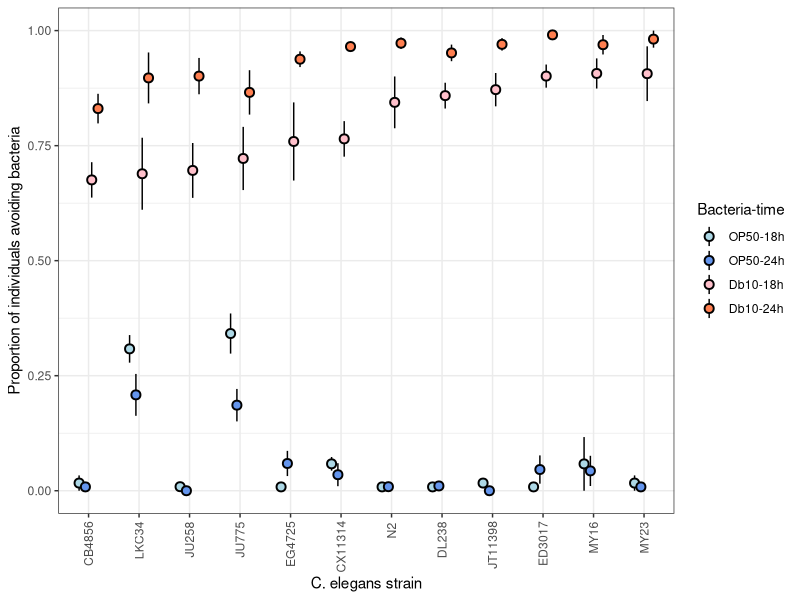
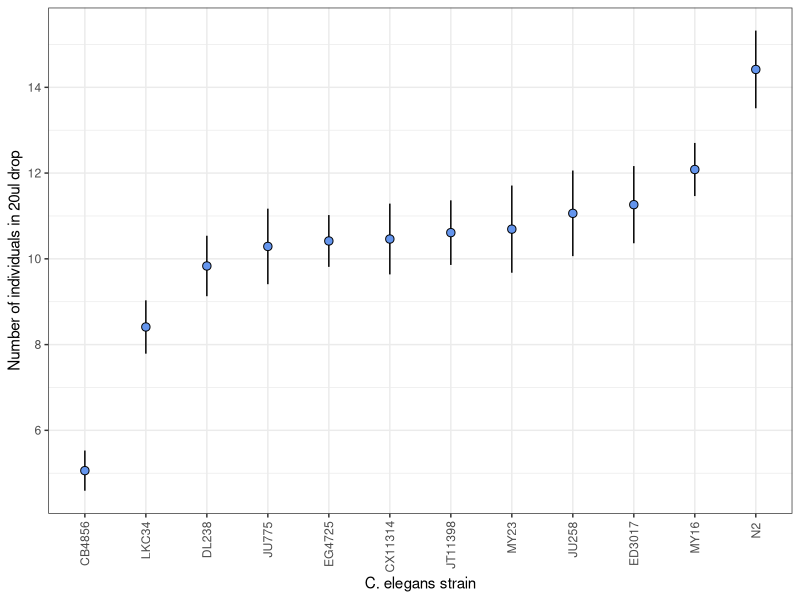
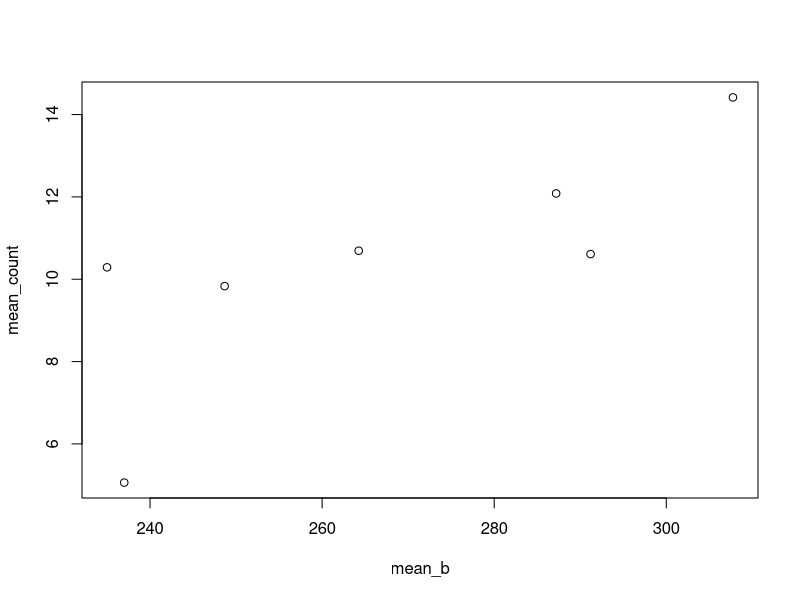
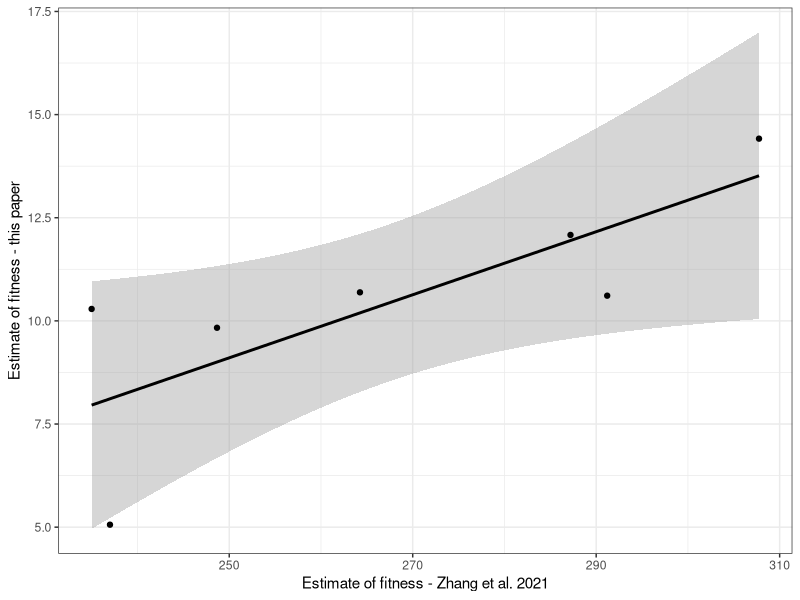
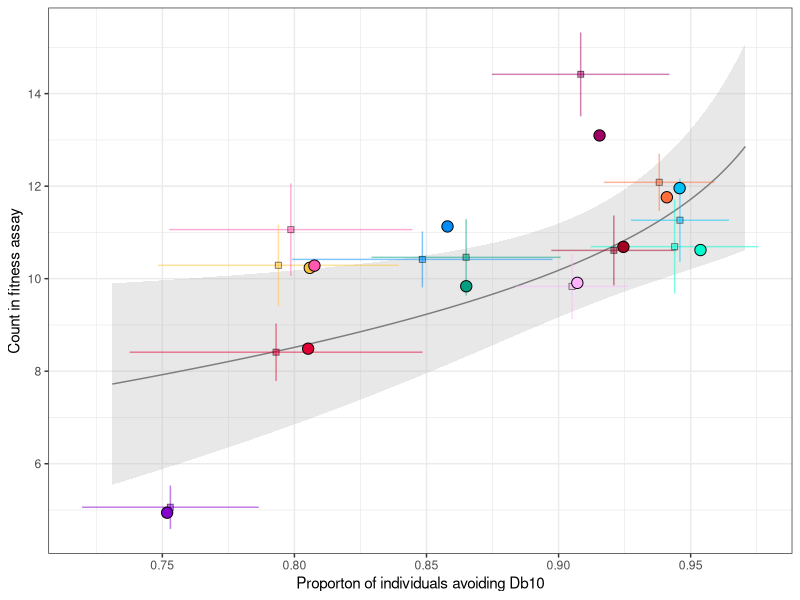
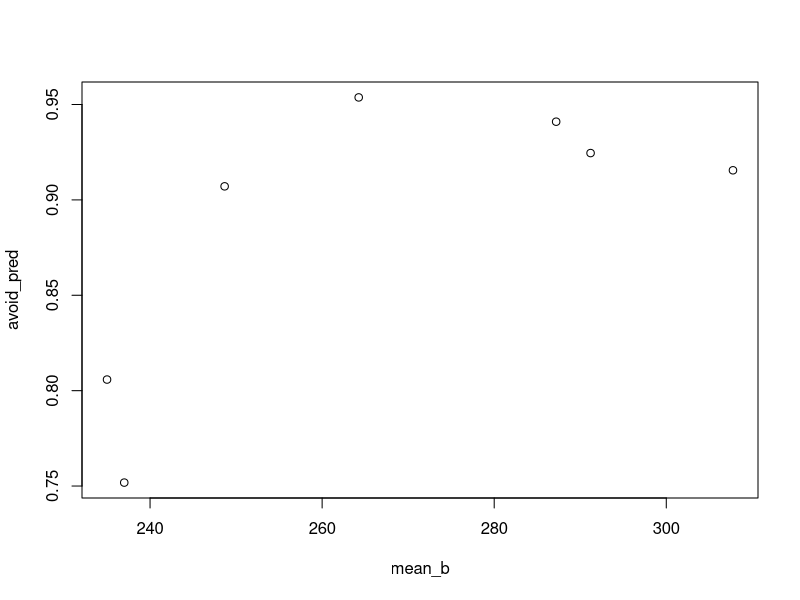

These figures' R source, in order: (Note: this script raises an error after producing the figures.)
#Analysis that accompanies manuscript
#Title: Genetic variation in parasite avoidance, yet no evidence for constitutive fitness costs
#Authors: Caroline R. Amoroso, Leila L. Shepard, & Amanda K. Gibson

#Last updated: 6 September 2023

#relies upon the following data files in the folder "Data"
#"Lawn-leaving assay.csv"
#"Population growth assay.csv"
#"Zhang et al 2021 fecundity data.csv"

#load packages
library(tidyverse)
library(emmeans)
library(lme4)
library(car)
library(lmtest)
library(lmerTest)
library(pbkrtest)

#Read in lawn-leaving data
avoid.dat = read.csv("./Data/Lawn-leaving assay.csv", header=T)

#convert to date / time
avoid.dat$Date_time_picked = lubridate::as_datetime(avoid.dat$Date_time_picked, format="%m/%d/%y %H:%M",tz="EST") #
avoid.dat$Date_time_counted = lubridate::as_datetime(avoid.dat$Date_time_counted, format="%m/%d/%y %H:%M",tz="EST") #format="%m/%d/%y %H:%M",
avoid.dat$Time_interval = difftime(avoid.dat$Date_time_counted, avoid.dat$Date_time_picked, units="hours")

#create categorical variable of early (18h)/late (24h) count
avoid.dat$Count_time = NA
avoid.dat$Count_time[avoid.dat$Time_interval<22]="early"
avoid.dat$Count_time[avoid.dat$Time_interval>=22]="late"
avoid.dat$Count_time = factor(avoid.dat$Count_time)

#Summary stats on the amount of time between picking and counting
mean(avoid.dat$Time_interval[avoid.dat$Count_time=="early"])
sd(avoid.dat$Time_interval[avoid.dat$Count_time=="early"])

mean(avoid.dat$Time_interval[avoid.dat$Count_time=="late"])
sd(avoid.dat$Time_interval[avoid.dat$Count_time=="late"])

#set baseline factor for Ce strain (N2), bacterial strain (OP50)
avoid.dat$C.elegans_strain = factor(avoid.dat$C.elegans_strain, levels=c("N2", "CX11314", "JU258", "MY23", "CB4856",
                                                                         "EG4725", "ED3017", "DL238", "JT11398", 
                                                                         "LKC34", "MY16", "JU775"))
avoid.dat$Bacterial_strain = factor(avoid.dat$Bacterial_strain, levels=c("OP50","Db10"))

#how many counts did we not account for all 20 worms?
length(which(avoid.dat$Worms_ON+avoid.dat$Worms_OFF+avoid.dat$Excl_from_sub20 <20)) / length(avoid.dat$Worms_ON)
length(which(avoid.dat$Worms_ON+avoid.dat$Worms_OFF+avoid.dat$Excl_from_sub20 <20 & avoid.dat$Bacterial_strain=="Db10")) / length(avoid.dat$Worms_ON[which(avoid.dat$Bacterial_strain=="Db10")])
length(which(avoid.dat$Worms_ON+avoid.dat$Worms_OFF+avoid.dat$Excl_from_sub20 <20 & avoid.dat$Bacterial_strain=="OP50")) / length(avoid.dat$Worms_ON[which(avoid.dat$Bacterial_strain=="OP50")])

#create another dataset that only includes N2 when it was the "focal" strain in Block1 (used for predictions)
avoid_onesetN2 = avoid.dat %>% 
  filter(case_when(C.elegans_strain=="N2" ~ as.numeric(Block)<2,
                   TRUE ~ as.numeric(Block)<7))


#### FIGURE 2: C. elegans strains vary in their level of avoidance of the 
#parasite Serratia marcescens (strain Db10). ####
ggplot(data=avoid_onesetN2, 
       aes(x=C.elegans_strain,
           y=Worms_OFF/(Worms_OFF+Worms_ON), fill=Bacterial_strain:Count_time)) + 
  stat_summary(pch=21, size=0.6, fun.data = "mean_se", 
               aes(x=factor(C.elegans_strain, 
                            levels=c("CB4856","LKC34", "JU258", "JU775", "EG4725",
                                     "CX11314","N2","DL238","JT11398", "ED3017","MY16","MY23")),
                            y=Worms_OFF/(Worms_OFF+Worms_ON)), 
               position=position_dodge(width=0.5)) +
  theme_bw() + ylab("Proportion of individuals avoiding bacteria") + xlab("C. elegans strain") +
  scale_fill_manual(values=c("OP50:early" = "lightblue","OP50:late" = "cornflowerblue", "Db10:early" = "pink", "Db10:late" = "coral"),
                    labels=c("OP50-18h","OP50-24h", "Db10-18h","Db10-24h"),
                    name="Bacteria-time") +
  theme(axis.text.x=element_text(angle = 90, hjust=0.95, vjust = 0.5))


###############################################
####### Variation in avoidance behavior #######

##### First: Is the observed behavior pathogen avoidance? #####
# Part A: Do Ce leave lawns of Db10 more than OP50?
# Part B: Is there an interaction between Ce strain and Bact strain to suggest the response is specific to pathogens?

avoid.dat$Plate_ID = paste(avoid.dat$Block, avoid.dat$Plate_number, sep="_")

# Model 1A
#####**************####
model1A = glmer(cbind(Worms_OFF, Worms_ON) ~ C.elegans_strain * Bacterial_strain + Count_time + (1|Plate_ID), 
           data=avoid.dat, family="binomial",
           control=glmerControl(optimizer="bobyqa",optCtrl=list(maxfun=100000)))
summary(model1A) # Table S1
Anova(model1A)

#check for overdispersion with function from Ben Bolker's GLMM FAQ (https://bbolker.github.io/mixedmodels-misc/glmmFAQ.html)
overdisp_fun <- function(model) {
  rdf <- df.residual(model)
  rp <- residuals(model,type="pearson")
  Pearson.chisq <- sum(rp^2)
  prat <- Pearson.chisq/rdf
  pval <- pchisq(Pearson.chisq, df=rdf, lower.tail=FALSE)
  c(chisq=Pearson.chisq,ratio=prat,rdf=rdf,p=pval)
}
overdisp_fun(model1A) #ratio = 0.968

#Model 1B
#Model with Block is singular, so I just left plate ID
model1B = glmer(cbind(Worms_OFF, Worms_ON) ~ C.elegans_strain + Bacterial_strain + Count_time + (1|Plate_ID), 
                  data=avoid.dat, family="binomial",
                  control=glmerControl(optimizer="bobyqa",optCtrl=list(maxfun=100000)))
summary(model1B) #Table S1
Anova(model1B)

overdisp_fun(model1B) #ratio = 0.73

#compare models
anova(model1A, model1B)
lrtest(model1A, model1B)

#Estimated marginal means from the non-interaction model (in log-odds)
#i.e. what is the mean effect of each Bacterial strain across all dozen Ce strains?
emmeans(model1B, specs = ~Bacterial_strain)

#for OP50 avoidance
plogis(-3.50) #convert log-odds to probability
#CI for emmeans of OP50
plogis(-3.83)
plogis(-3.17)

#Db10 avoidance
plogis(2.21) #convert log-odds to probability
#CI for emmeans of Db10
plogis(1.95)
plogis(2.46)



########### Try more "liberal" interpretation of data - including missing worms in the count as 'off lawn' ##########
#Results are consistent#

avoid.dat$Worms_OFF_20 =(20-avoid.dat$Excl_from_sub20)-avoid.dat$Worms_ON
cbind(avoid.dat$Worms_OFF, avoid.dat$Worms_OFF_20, avoid.dat$Worms_ON)

avoid.dat[which(avoid.dat$Worms_OFF_20<0),]

#Model 2A
model2A = glmer(cbind(Worms_OFF_20, Worms_ON) ~ C.elegans_strain * Bacterial_strain + Count_time + (1|Plate_ID), 
                  data=avoid.dat, family="binomial",
                  control=glmerControl(optimizer="bobyqa",optCtrl=list(maxfun=100000)))
summary(model2A) #Table S2
Anova(model2A)

#Model 2B
model2B = glmer(cbind(Worms_OFF_20, Worms_ON) ~ C.elegans_strain + Bacterial_strain + Count_time + (1|Plate_ID), 
                     data=avoid.dat, family="binomial",
                     control=glmerControl(optimizer="bobyqa",optCtrl=list(maxfun=100000)))
summary(model2B) #Table S2
Anova(model2B)


emmeans(model2B, specs = ~Bacterial_strain) 
plogis(-2.7)
plogis(2.4)

##### Second: Is there variation between strains just in the level of their responses to Db10? #####
# Is there a main effect of strain?
# Do the strains have different rates of leaving the lawn, i.e. a strain x time interaction? 

####### dataset with just Db10
avoid.Db10 = subset(avoid.dat,Bacterial_strain=="Db10")

#Model 3A - with interaction 
model3A = glmer(data=avoid.Db10, 
                      cbind(Worms_OFF, Worms_ON) ~ C.elegans_strain*Count_time + (1|Block/Plate_ID), 
                      family="binomial")
summary(model3A)
Anova(model3A)
overdisp_fun(model3A) #ratio = 0.58


#Model 3B - without interaction
model3B = glmer(data=avoid.Db10, 
                        cbind(Worms_OFF, Worms_ON) ~ C.elegans_strain + Count_time + (1|Block/Plate_ID), 
                        family="binomial")
summary(model3B)
Anova(model3B)
overdisp_fun(model3B) #ratio = 0.58


#estimated marginal means
emmeans(model3B, specs = ~Count_time)
plogis(1.62)
plogis(2.93)

#compare models; simpler model is better
anova(model3A, model3B)
lrtest(model3A, model3B)

##### Third: What is the broad-sense heritability of avoidance? #####

# 18h time point
model4A = glmer(cbind(Worms_OFF, Worms_ON) ~ 1 + (1|C.elegans_strain), 
                        data=subset(avoid_onesetN2, Bacterial_strain=="Db10" & Count_time=="early"), family="binomial")
summary(model4A)
var(ranef(model4A )[[1]])/ (var(resid(model4A ))+var(ranef(model4A )[[1]])) #0.119

#24h time point
model4B = glmer(cbind(Worms_OFF, Worms_ON) ~ 1 + (1|C.elegans_strain), 
                  data=subset(avoid_onesetN2, Bacterial_strain=="Db10" & Count_time=="late"), family="binomial")
summary(model4B)
var(ranef(model4B )[[1]])/ (var(resid(model4B ))+var(ranef(model4B )[[1]])) #0.255

#combined
model4C = glmer(cbind(Worms_OFF, Worms_ON) ~ 1 + (1|C.elegans_strain), 
                   data=subset(avoid_onesetN2, Bacterial_strain=="Db10"), family="binomial")
summary(model4C)
var(ranef(model4C )[[1]])/ (var(resid(model4C ))+var(ranef(model4C)[[1]])) #0.116

###### For use in later correlation: generate one overall prediction for avoidance,#####
# accounting for both times of counting, with block control
avoid.Db10$avoid_pred = predict(model3B, re.form=~(1|Block), type="response")
avoid.Db10$avoid_pred_LO = predict(model3B, re.form=~(1|Block), type="link")


#get predictions for each strain -- only include N2 in first block for prediction
#also compute mean/se for each strain for comparison
avoid.Db10_summary = avoid.Db10 %>% group_by(Block, C.elegans_strain) %>%
  summarize(avoid_pred= mean(avoid_pred), 
            avoid_pred_LO = mean(avoid_pred_LO), 
            avoid_mean = mean(Worms_OFF/(Worms_ON + Worms_OFF)), 
            se_avoid=(sd(Worms_OFF/(Worms_ON + Worms_OFF))/sqrt(length(Worms_OFF)))) %>%
  filter(case_when(C.elegans_strain=="N2" ~ as.numeric(Block)<2,
                   TRUE ~ as.numeric(Block)<7)) #only consider prediction for N2 in the first block, rather than all the blocks
avoid.Db10_summary


###############################################
####### Variation in fitness #############

#read in the data
popgrowth1 = read.csv("./Data/Population growth assay.csv", header=T)
str(popgrowth1)

#Two plates had very severe burrowing, so they were excluded
popgrowth = popgrowth1 %>% filter(Burrowing_exclude!=1)

#Set variables as factors
popgrowth$Block = factor(popgrowth$Block)
popgrowth$Plate = factor(popgrowth$Plate)

#set N2 as reference strain
popgrowth$Strain = factor(popgrowth$Strain, levels=c("N2", "CX11314", "JU258", "MY23", "CB4856",
                                                     "EG4725", "ED3017", "DL238", "JT11398", 
                                                     "LKC34", "MY16", "JU775"))

#LMM of the mean count of each drop with a fixed effect for Ce strain and 
#random-intercept effect for repeated measures from the same Plate nested within Block

model5 = lmer(Count_20ul ~ Strain + (1|Block/Plate), data=popgrowth, REML=FALSE)
summary(model5)
Anova(model5)


#Fitness model - Generate prediction with random effect of Block included
popgrowth$predict_pgmod1 = predict(model5, re.form=~(1|Block)) 

#Predictions and means at strain level - only use first block of data for N2
pg_summ = popgrowth %>% group_by(Block, Strain) %>%
  summarize(pred_count = mean(predict_pgmod1), mean_count = mean(Count_20ul), 
            se_count=(sd(Count_20ul)/sqrt(length(Count_20ul)))) %>%
  filter(case_when(Strain=="N2" ~ as.numeric(Block)<2,
                   TRUE ~ as.numeric(Block)<6))
pg_summ


######FIGURE 3: C. elegans strains vary in their survival and reproduction in the absence of the parasite. ####
ggplot(data=pg_summ, aes(x=factor(Strain, levels= Strain[order(mean_count)]), y =pred_count)) + 
  geom_errorbar(aes(ymin=mean_count-se_count, ymax=mean_count+se_count), width=0) +
  geom_point(aes(y=mean_count), size=2.5, fill="cornflowerblue", pch=21) + 
  theme_bw() +
  theme(axis.text.x=element_text(angle = 90, hjust=0.95, vjust = 0.5)) +
  ylab("Number of individuals in 20ul drop") + xlab("C. elegans strain")


###### Compare fitness estimates to Zhang data #####
zd = read.csv("./Data/Zhang et al 2021 fecundity data.csv", header=T)

#which strains do we have in common
zd %>% filter(strain %in% pg_summ$Strain)

#make a combined dataset to compare
comp = zd %>% inner_join(pg_summ, by=c("strain"="Strain"))
plot(mean_count~mean_b, data=comp) # Figure S1

summary(lm(mean_count~mean_b, data=comp)) # model vs our means

ggplot(data=comp, aes(x=mean_b, y=mean_count)) +
 geom_smooth(method="lm", formula=y~x, col="black") +
  geom_point() + theme_bw() + xlab("Estimate of fitness - Zhang et al. 2021") + 
  ylab("Estimate of fitness - this paper")
  
  
  
###############################################
####### Are avoidance and fitness correlated? #############


##### Combine predictions for avoidance and fitness (with block controls) 
#into one dataset and test for relationship

avoid_fit_comb = avoid.Db10_summary %>% right_join(pg_summ, by=c("C.elegans_strain" = "Strain"))

av.fit.mod = lm(pred_count~avoid_pred_LO, data=avoid_fit_comb)
summary(av.fit.mod) # Table S6
anova(av.fit.mod)


min(avoid_fit_comb$avoid_pred_LO)
max(avoid_fit_comb$avoid_pred_LO)
newdat=data.frame(avoid_pred_LO=seq(1, 3.5, by=0.01))
newdat$avoid_pred=exp(newdat$avoid_pred_LO)/(1+exp(newdat$avoid_pred_LO))
newdat2 = cbind(newdat, predict(av.fit.mod, newdata =  newdat, interval = 'confidence', level=0.95))

##########
#colorblind friendly palette from http://mkweb.bcgsc.ca/colorblind/
  
ggplot(data= newdat2, aes(x=avoid_pred, y=fit)) + 
  geom_line(data=newdat2, aes(x=avoid_pred, y=fit), col="gray40") +
  geom_ribbon(data=newdat2, aes(ymin=lwr,ymax=upr), alpha=0.3, fill="gray70") + 
  geom_errorbar(data= avoid_fit_comb,aes(x=avoid_mean, y= mean_count, xmin=avoid_mean-se_avoid, xmax=avoid_mean+se_avoid, col=C.elegans_strain), width=0, alpha=0.5) +
  geom_errorbar(data= avoid_fit_comb,aes(x=avoid_mean, y= mean_count, ymin=mean_count-se_count, ymax=mean_count+se_count, col=C.elegans_strain), width=0, alpha=0.5) +
  geom_point(data=avoid_fit_comb,aes(x=avoid_mean, y=mean_count, fill=C.elegans_strain), pch=22, size=2, alpha=0.5) +
  geom_point(data= avoid_fit_comb, aes(x=avoid_pred, y= pred_count, fill=C.elegans_strain), pch=21, size=3.5) + 
  scale_fill_manual(values =c("#9F0162", "#009F81", "#FF5AAF", "#00FCCF", "#8400CD", "#008DF9", "#00C2F9", "#FFB2FD", "#A40122", "#E20134", "#FF6E3A", "#FFC33B")) +
  scale_color_manual(values =c("#9F0162", "#009F81", "#FF5AAF", "#00FCCF", "#8400CD", "#008DF9", "#00C2F9", "#FFB2FD", "#A40122", "#E20134", "#FF6E3A", "#FFC33B")) +
  theme_bw() +
  theme(legend.position="none") + 
  xlab("Proporton of individuals avoiding Db10") + 
  ylab("Count in fitness assay") +
  scale_x_continuous(breaks=c(0.75,0.8,0.85,0.9,0.95))
  
# Do we get a relationship between avoidance and Zhang measure of fitness?
avoid_zfit_comp = avoid_fit_comb %>% right_join(comp)

plot(avoid_pred~mean_b, data=avoid_zfit_comp)
summary(lm(mean_b~avoid_pred_LO, data=avoid_zfit_comp))


# is there a relationship bt op50 avoidance and fitness 
avoid.OP50 = subset(avoid.dat, Bacterial_strain=="OP50")
OP50mod = glmer(data=avoid.OP50, 
                        cbind(Worms_OFF, Worms_ON) ~ C.elegans_strain + Count_time + (1|Block/Plate_number), 
                        family="binomial")
summary(OP50mod)
Anova(OP50mod)
#plot(avoid.mod.noint)

avoid.OP50$predict_OP50 = predict(OP50mod, re.form=~(1|Block)) 

avoid.OP50_summary = avoid.OP50 %>% group_by(Block, C.elegans_strain) %>%
  summarize(avoid_OP50_LO= mean(predict_OP50)) %>%
  filter(case_when(C.elegans_strain=="N2" ~ as.numeric(Block)<2,
                   TRUE ~ as.numeric(Block)<7)) #only consider prediction for N2 in the first block, rather than all the blocks
avoid.OP50_summary
OP50_fit_comb = avoid.OP50_summary %>% right_join(avoid_fit_comb)

summary(lm(pred_count~avoid_OP50_LO, data=OP50_fit_comb)) #table S7
summary(lm(avoid_pred_LO~avoid_OP50_LO, data=OP50_fit_comb)) #table S8


# Citations for R, RStudio, packages 
citation()
RStudio.Version()
citation("tidyverse")
citation("emmeans")
citation("lme4")
citation("car")
citation("lmtest")
citation("stats")
citation("lmerTest")


#>  sessionInfo()
#R version 4.3.0 (2023-04-21)
#Platform: x86_64-apple-darwin20 (64-bit)
#Running under: macOS Monterey 12.6.7

#Matrix products: default
#BLAS:   /System/Library/Frameworks/Accelerate.framework/Versions/A/Frameworks/vecLib.framework/Versions/A/libBLAS.dylib 
#LAPACK: /Library/Frameworks/R.framework/Versions/4.3-x86_64/Resources/lib/libRlapack.dylib;  LAPACK version 3.11.0

#locale:
#  [1] en_US.UTF-8/en_US.UTF-8/en_US.UTF-8/C/en_US.UTF-8/en_US.UTF-8

#time zone: America/New_York
#tzcode source: internal

#attached base packages:
#  [1] stats     graphics  grDevices utils     datasets  methods   base     

#other attached packages:
#  [1] pbkrtest_0.5.2  lmerTest_3.1-3  lmtest_0.9-40   zoo_1.8-12      car_3.1-2      
#[6] carData_3.0-5   lme4_1.1-33     Matrix_1.5-4    emmeans_1.8.7   lubridate_1.9.2
#[11] forcats_1.0.0   stringr_1.5.0   dplyr_1.1.2     purrr_1.0.1     readr_2.1.4    
#[16] tidyr_1.3.0     tibble_3.2.1    ggplot2_3.4.2   tidyverse_2.0.0

#loaded via a namespace (and not attached):
#  [1] gtable_0.3.3        httr2_0.2.3         gh_1.4.0            lattice_0.21-8     
#[5] numDeriv_2016.8-1.1 tzdb_0.4.0          vctrs_0.6.2         tools_4.3.0        
#[9] generics_0.1.3      parallel_4.3.0      curl_5.0.0          fansi_1.0.4        
#[13] pkgconfig_2.0.3     lifecycle_1.0.3     farver_2.1.1        compiler_4.3.0     
#[17] credentials_1.3.2   munsell_0.5.0       sys_3.4.1           usethis_2.2.2      
#[21] pillar_1.9.0        nloptr_2.0.3        crayon_1.5.2        MASS_7.3-58.4      
#[25] openssl_2.0.6       boot_1.3-28.1       abind_1.4-5         nlme_3.1-162       
#[29] tidyselect_1.2.0    mvtnorm_1.2-2       stringi_1.7.12      labeling_0.4.2     
#[33] splines_4.3.0       rprojroot_2.0.3     grid_4.3.0          colorspace_2.1-0   
#[37] cli_3.6.1           magrittr_2.0.3      utf8_1.2.3          broom_1.0.4        
#[41] withr_2.5.0         backports_1.4.1     scales_1.2.1        rappdirs_0.3.3     
#[45] estimability_1.4.1  timechange_0.2.0    gitcreds_0.1.2      askpass_1.1        
#[49] hms_1.1.3           coda_0.19-4         mgcv_1.8-42         rlang_1.1.1        
#[53] gert_1.9.3          Rcpp_1.0.10         xtable_1.8-4        glue_1.6.2         
#[57] rstudioapi_0.14     minqa_1.2.5         jsonlite_1.8.4      R6_2.5.1           
#[61] fs_1.6.2           
 
